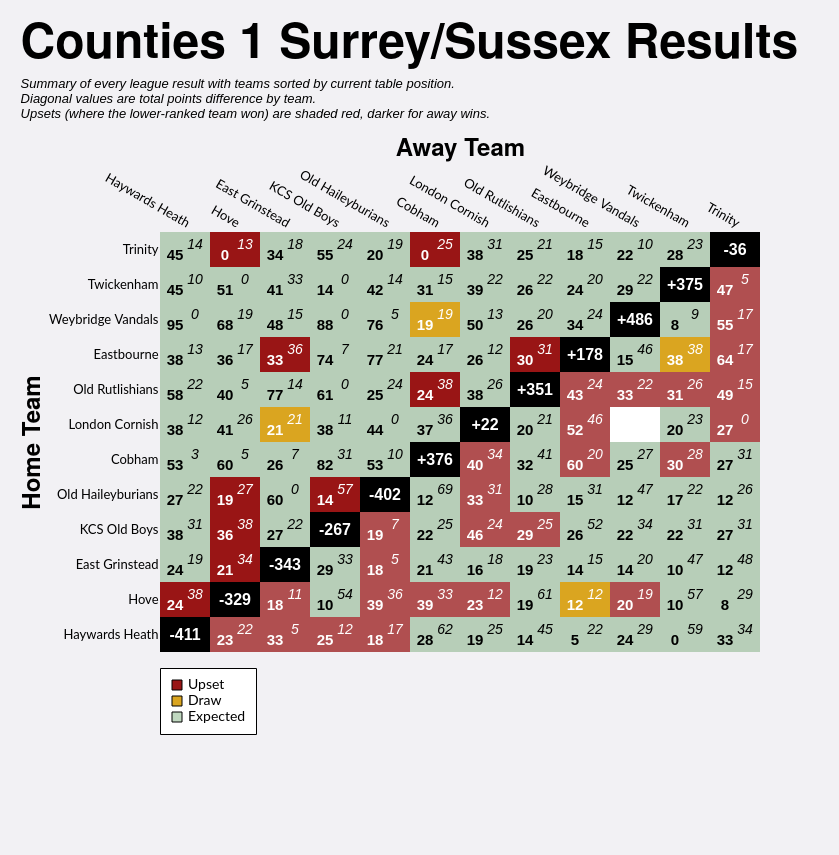

Describe this chart as a Vega-Lite specification.
### Vega-Lite specification from a JSON file in a GitHub repository (floating-point values rounded to 4 significant figures; data arrays with more than 128 entries replaced by an {"elided": "..."} marker saying what was removed)
{"config": {"axis": {"labelFont": "Lato, sans-serif", "titleFont": "PT Sans Narrow, Helvetica Neue, Helvetica, Arial, sans-serif", "labelFontSize": 13, "titleFontSize": 24, "gridColor": "#202947", "gridOpacity": 0.2}, "header": {"labelFont": "PT Sans Narrow, Helvetica Neue, Helvetica, Arial, sans-serif", "titleFont": "PT Sans Narrow, Helvetica Neue, Helvetica, Arial, sans-serif", "labelFontSize": 24, "titleFontSize": 28, "labelFontWeight": "bold", "orient": "left"}, "legend": {"labelFont": "Lato, sans-serif", "titleFont": "PT Sans Narrow, Helvetica Neue, Helvetica, Arial, sans-serif", "labelFontSize": 14, "titleFontSize": 16, "titlePadding": 5, "fillColor": "white", "strokeColor": "black", "padding": 10, "titleFontWeight": "lighter", "titleFontStyle": "italic", "titleColor": "gray", "offset": 10}, "title": {"font": "PT Sans Narrow, Helvetica Neue, Helvetica, Arial, sans-serif", "fontSize": 48, "fontWeight": "bold", "anchor": "start", "align": "center", "titlePadding": 20, "subtitlePadding": 10, "subtitleFontSize": 13, "subtitleColor": "", "subtitleFontStyle": "italic", "offset": 15, "color": "black"}, "axisX": {"labelAngle": 0}, "facet": {"title": null, "header": null, "align": {"row": "each", "column": "each"}}, "resolve": {"scale": {"y": "independent", "facet": "independent"}}, "background": "#f2f1f4", "scale": {"offsetBandPaddingOuter": 0.2, "offsetBandPaddingInner": 0.1}, "view": {"stroke": null}}, "layer": [{"data": {"name": "data-6e97d757c83c8ef4e184aba4faeab8c2"}, "mark": {"type": "rect"}, "encoding": {"color": {"field": "unexpected_result", "legend": {"columns": 1, "direction": "horizontal", "labelExpr": "datum.value === 'Upset (Away Win)' ? 'Upset' : datum.value", "labelLimit": 220, "offset": 16, "orient": "bottom", "symbolStrokeColor": "black", "symbolStrokeWidth": 1, "values": ["Upset (Away Win)", "Draw", "Expected"]}, "scale": {"domain": ["Expected", "Upset (Home Win)", "Upset (Away Win)", "Draw", "To be played", "N/A"], "range": ["#146f1444", "#991515bb", "#991515", "goldenrod", "white", "black"]}, "title": null, "type": "nominal"}, "opacity": {"condition": {"test": "datum.home_team == param_22['home_team'] || datum.away_team == param_22['home_team'] || !isValid(param_22['home_team'])", "value": 1.0}, "value": 0.1}, "tooltip": [{"field": "home_team", "title": "Home", "type": "nominal"}, {"field": "away_team", "title": "Away", "type": "nominal"}, {"field": "home_score_text", "title": "Home Score", "type": "nominal"}, {"field": "away_score_text", "title": "Away Score", "type": "nominal"}, {"field": "result", "title": "Result", "type": "nominal"}, {"field": "unexpected_result", "title": "Unexpectedness", "type": "nominal"}, {"field": "date", "format": "%d %b %Y", "title": "Date", "type": "temporal"}], "x": {"axis": {"domain": false, "grid": false, "labelAngle": 30, "orient": "top", "ticks": false}, "field": "away_team", "sort": ["Haywards Heath", "Hove", "East Grinstead", "KCS Old Boys", "Old Haileyburians", "Cobham", "London Cornish", "Old Rutlishians", "Eastbourne", "Weybridge Vandals", "Twickenham", "Trinity"], "title": "Away Team", "type": "nominal"}, "y": {"axis": {"domain": false, "grid": false, "ticks": false}, "field": "home_team", "sort": ["Trinity", "Twickenham", "Weybridge Vandals", "Eastbourne", "Old Rutlishians", "London Cornish", "Cobham", "Old Haileyburians", "KCS Old Boys", "East Grinstead", "Hove", "Haywards Heath"], "title": "Home Team", "type": "nominal"}}, "name": "view_22"}, {"data": {"name": "data-6e97d757c83c8ef4e184aba4faeab8c2"}, "mark": {"type": "text", "fontStyle": "italic", "size": 14, "xOffset": 10, "yOffset": -5}, "encoding": {"color": {"condition": {"test": "(datum.home_team == param_22['home_team'] || datum.away_team == param_22['home_team'] || !isValid(param_22['home_team'])) && datum.unexpected_result == 'Expected'", "value": "black"}, "value": "white"}, "text": {"field": "away_score_text", "type": "nominal"}, "x": {"field": "away_team", "sort": ["Haywards Heath", "Hove", "East Grinstead", "KCS Old Boys", "Old Haileyburians", "Cobham", "London Cornish", "Old Rutlishians", "Eastbourne", "Weybridge Vandals", "Twickenham", "Trinity"], "type": "nominal"}, "y": {"field": "home_team", "sort": ["Trinity", "Twickenham", "Weybridge Vandals", "Eastbourne", "Old Rutlishians", "London Cornish", "Cobham", "Old Haileyburians", "KCS Old Boys", "East Grinstead", "Hove", "Haywards Heath"], "type": "nominal"}}, "transform": [{"filter": "datum.away_score_text != '' && datum.away_score_text != 'WO'"}]}, {"data": {"name": "data-6e97d757c83c8ef4e184aba4faeab8c2"}, "mark": {"type": "text", "size": 12, "xOffset": 10, "yOffset": -5}, "encoding": {"color": {"condition": {"test": "(datum.home_team == param_22['home_team'] || datum.away_team == param_22['home_team'] || !isValid(param_22['home_team'])) && datum.unexpected_result == 'Expected'", "value": "black"}, "value": "white"}, "text": {"field": "away_score_text", "type": "nominal"}, "x": {"field": "away_team", "sort": ["Haywards Heath", "Hove", "East Grinstead", "KCS Old Boys", "Old Haileyburians", "Cobham", "London Cornish", "Old Rutlishians", "Eastbourne", "Weybridge Vandals", "Twickenham", "Trinity"], "type": "nominal"}, "y": {"field": "home_team", "sort": ["Trinity", "Twickenham", "Weybridge Vandals", "Eastbourne", "Old Rutlishians", "London Cornish", "Cobham", "Old Haileyburians", "KCS Old Boys", "East Grinstead", "Hove", "Haywards Heath"], "type": "nominal"}}, "transform": [{"filter": "datum.away_score_text == 'WO'"}]}, {"data": {"name": "data-6e97d757c83c8ef4e184aba4faeab8c2"}, "mark": {"type": "text", "fontWeight": "bold", "size": 15, "xOffset": -10, "yOffset": 5}, "encoding": {"color": {"condition": {"test": "(datum.home_team == param_22['home_team'] || datum.away_team == param_22['home_team'] || !isValid(param_22['home_team'])) && datum.unexpected_result == 'Expected'", "value": "black"}, "value": "white"}, "text": {"field": "home_score_text", "type": "nominal"}, "x": {"field": "away_team", "sort": ["Haywards Heath", "Hove", "East Grinstead", "KCS Old Boys", "Old Haileyburians", "Cobham", "London Cornish", "Old Rutlishians", "Eastbourne", "Weybridge Vandals", "Twickenham", "Trinity"], "type": "nominal"}, "y": {"field": "home_team", "sort": ["Trinity", "Twickenham", "Weybridge Vandals", "Eastbourne", "Old Rutlishians", "London Cornish", "Cobham", "Old Haileyburians", "KCS Old Boys", "East Grinstead", "Hove", "Haywards Heath"], "type": "nominal"}}, "transform": [{"filter": "datum.home_score_text != '' && datum.home_score_text != 'WO'"}]}, {"data": {"name": "data-6e97d757c83c8ef4e184aba4faeab8c2"}, "mark": {"type": "text", "size": 12, "xOffset": -10, "yOffset": 5}, "encoding": {"color": {"condition": {"test": "(datum.home_team == param_22['home_team'] || datum.away_team == param_22['home_team'] || !isValid(param_22['home_team'])) && datum.unexpected_result == 'Expected'", "value": "black"}, "value": "white"}, "text": {"field": "home_score_text", "type": "nominal"}, "x": {"field": "away_team", "sort": ["Haywards Heath", "Hove", "East Grinstead", "KCS Old Boys", "Old Haileyburians", "Cobham", "London Cornish", "Old Rutlishians", "Eastbourne", "Weybridge Vandals", "Twickenham", "Trinity"], "type": "nominal"}, "y": {"field": "home_team", "sort": ["Trinity", "Twickenham", "Weybridge Vandals", "Eastbourne", "Old Rutlishians", "London Cornish", "Cobham", "Old Haileyburians", "KCS Old Boys", "East Grinstead", "Hove", "Haywards Heath"], "type": "nominal"}}, "transform": [{"filter": "datum.home_score_text == 'WO'"}]}, {"data": {"name": "data-298f032328f06be4a9a118fb6a8ecd0a"}, "mark": {"type": "text", "color": "white", "fontWeight": "bold", "size": 16}, "encoding": {"text": {"field": "display_text", "type": "nominal"}, "tooltip": [{"field": "home_team", "title": "Team", "type": "nominal"}, {"field": "display_text", "title": "Points Difference", "type": "nominal"}], "x": {"field": "away_team", "sort": ["Haywards Heath", "Hove", "East Grinstead", "KCS Old Boys", "Old Haileyburians", "Cobham", "London Cornish", "Old Rutlishians", "Eastbourne", "Weybridge Vandals", "Twickenham", "Trinity"], "type": "nominal"}, "y": {"field": "home_team", "sort": ["Trinity", "Twickenham", "Weybridge Vandals", "Eastbourne", "Old Rutlishians", "London Cornish", "Cobham", "Old Haileyburians", "KCS Old Boys", "East Grinstead", "Hove", "Haywards Heath"], "type": "nominal"}}}], "height": {"step": 35}, "padding": {"left": 20, "top": 20, "right": 40, "bottom": 120}, "params": [{"name": "param_22", "select": {"type": "point", "clear": "dblclick", "fields": ["home_team"], "on": "click"}, "value": null, "views": ["view_22"]}], "title": {"text": "Counties 1 Surrey/Sussex Results", "subtitle": ["Summary of every league result with teams sorted by current table position.", "Diagonal values are total points difference by team.", "Upsets (where the lower-ranked team won) are shaded red, darker for away wins."]}, "width": {"step": 50}, "$schema": "https://vega.github.io/schema/vega-lite/v5.20.1.json", "datasets": {"data-6e97d757c83c8ef4e184aba4faeab8c2": {"elided": "144 records"}, "data-298f032328f06be4a9a118fb6a8ecd0a": [{"home_team": "Cobham", "away_team": "Cobham", "match_id": null, "date": "", "home_score": null, "away_score": null, "home_walkover": null, "away_walkover": null, "result": "N/A", "home_score_text": "", "away_score_text": "", "wo_result": "", "score_text": "", "display_text": "+376", "is_diagonal": true, "result_simple": "N/A", "unexpected_result": "N/A", "unexpected_opacity": 1.0}, {"home_team": "East Grinstead", "away_team": "East Grinstead", "match_id": null, "date": "", "home_score": null, "away_score": null, "home_walkover": null, "away_walkover": null, "result": "N/A", "home_score_text": "", "away_score_text": "", "wo_result": "", "score_text": "", "display_text": "-343", "is_diagonal": true, "result_simple": "N/A", "unexpected_result": "N/A", "unexpected_opacity": 1.0}, {"home_team": "Eastbourne", "away_team": "Eastbourne", "match_id": null, "date": "", "home_score": null, "away_score": null, "home_walkover": null, "away_walkover": null, "result": "N/A", "home_score_text": "", "away_score_text": "", "wo_result": "", "score_text": "", "display_text": "+178", "is_diagonal": true, "result_simple": "N/A", "unexpected_result": "N/A", "unexpected_opacity": 1.0}, {"home_team": "Haywards Heath", "away_team": "Haywards Heath", "match_id": null, "date": "", "home_score": null, "away_score": null, "home_walkover": null, "away_walkover": null, "result": "N/A", "home_score_text": "", "away_score_text": "", "wo_result": "", "score_text": "", "display_text": "-411", "is_diagonal": true, "result_simple": "N/A", "unexpected_result": "N/A", "unexpected_opacity": 1.0}, {"home_team": "Hove", "away_team": "Hove", "match_id": null, "date": "", "home_score": null, "away_score": null, "home_walkover": null, "away_walkover": null, "result": "N/A", "home_score_text": "", "away_score_text": "", "wo_result": "", "score_text": "", "display_text": "-329", "is_diagonal": true, "result_simple": "N/A", "unexpected_result": "N/A", "unexpected_opacity": 1.0}, {"home_team": "KCS Old Boys", "away_team": "KCS Old Boys", "match_id": null, "date": "", "home_score": null, "away_score": null, "home_walkover": null, "away_walkover": null, "result": "N/A", "home_score_text": "", "away_score_text": "", "wo_result": "", "score_text": "", "display_text": "-267", "is_diagonal": true, "result_simple": "N/A", "unexpected_result": "N/A", "unexpected_opacity": 1.0}, {"home_team": "London Cornish", "away_team": "London Cornish", "match_id": null, "date": "", "home_score": null, "away_score": null, "home_walkover": null, "away_walkover": null, "result": "N/A", "home_score_text": "", "away_score_text": "", "wo_result": "", "score_text": "", "display_text": "+22", "is_diagonal": true, "result_simple": "N/A", "unexpected_result": "N/A", "unexpected_opacity": 1.0}, {"home_team": "Old Haileyburians", "away_team": "Old Haileyburians", "match_id": null, "date": "", "home_score": null, "away_score": null, "home_walkover": null, "away_walkover": null, "result": "N/A", "home_score_text": "", "away_score_text": "", "wo_result": "", "score_text": "", "display_text": "-402", "is_diagonal": true, "result_simple": "N/A", "unexpected_result": "N/A", "unexpected_opacity": 1.0}, {"home_team": "Old Rutlishians", "away_team": "Old Rutlishians", "match_id": null, "date": "", "home_score": null, "away_score": null, "home_walkover": null, "away_walkover": null, "result": "N/A", "home_score_text": "", "away_score_text": "", "wo_result": "", "score_text": "", "display_text": "+351", "is_diagonal": true, "result_simple": "N/A", "unexpected_result": "N/A", "unexpected_opacity": 1.0}, {"home_team": "Trinity", "away_team": "Trinity", "match_id": null, "date": "", "home_score": null, "away_score": null, "home_walkover": null, "away_walkover": null, "result": "N/A", "home_score_text": "", "away_score_text": "", "wo_result": "", "score_text": "", "display_text": "-36", "is_diagonal": true, "result_simple": "N/A", "unexpected_result": "N/A", "unexpected_opacity": 1.0}, {"home_team": "Twickenham", "away_team": "Twickenham", "match_id": null, "date": "", "home_score": null, "away_score": null, "home_walkover": null, "away_walkover": null, "result": "N/A", "home_score_text": "", "away_score_text": "", "wo_result": "", "score_text": "", "display_text": "+375", "is_diagonal": true, "result_simple": "N/A", "unexpected_result": "N/A", "unexpected_opacity": 1.0}, {"home_team": "Weybridge Vandals", "away_team": "Weybridge Vandals", "match_id": null, "date": "", "home_score": null, "away_score": null, "home_walkover": null, "away_walkover": null, "result": "N/A", "home_score_text": "", "away_score_text": "", "wo_result": "", "score_text": "", "display_text": "+486", "is_diagonal": true, "result_simple": "N/A", "unexpected_result": "N/A", "unexpected_opacity": 1.0}]}}
